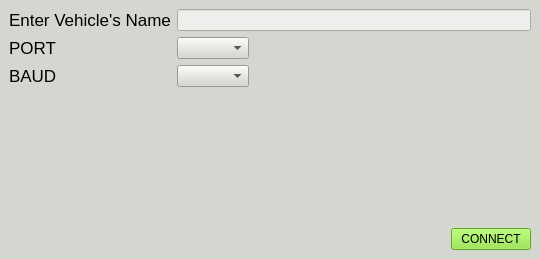
<?xml version="1.0" encoding="UTF-8"?>
<ui version="4.0">
 <class>MainWindow</class>
 <widget class="QMainWindow" name="MainWindow">
  <property name="geometry">
   <rect>
    <x>0</x>
    <y>0</y>
    <width>540</width>
    <height>259</height>
   </rect>
  </property>
  <property name="maximumSize">
   <size>
    <width>540</width>
    <height>260</height>
   </size>
  </property>
  <property name="windowTitle">
   <string>MainWindow</string>
  </property>
  <property name="styleSheet">
   <string notr="true">background-color: rgb(211, 215, 207);
color: rgb(0, 0, 0);</string>
  </property>
  <widget class="QWidget" name="centralwidget">
   <property name="minimumSize">
    <size>
     <width>340</width>
     <height>190</height>
    </size>
   </property>
   <property name="maximumSize">
    <size>
     <width>540</width>
     <height>260</height>
    </size>
   </property>
   <layout class="QVBoxLayout" name="verticalLayout">
    <item>
     <layout class="QFormLayout" name="formLayout">
      <property name="fieldGrowthPolicy">
       <enum>QFormLayout::ExpandingFieldsGrow</enum>
      </property>
      <property name="rowWrapPolicy">
       <enum>QFormLayout::WrapLongRows</enum>
      </property>
      <item row="0" column="0">
       <widget class="QLabel" name="label_nameinput">
        <property name="font">
         <font>
          <pointsize>13</pointsize>
         </font>
        </property>
        <property name="text">
         <string>Enter Vehicle's Name</string>
        </property>
       </widget>
      </item>
      <item row="0" column="1">
       <widget class="QLineEdit" name="lineEdit_nameinput">
        <property name="styleSheet">
         <string notr="true">background-color: rgb(238, 238, 236);</string>
        </property>
        <property name="text">
         <string/>
        </property>
       </widget>
      </item>
      <item row="1" column="0">
       <widget class="QLabel" name="label_port">
        <property name="font">
         <font>
          <pointsize>13</pointsize>
         </font>
        </property>
        <property name="text">
         <string>PORT</string>
        </property>
       </widget>
      </item>
      <item row="1" column="1">
       <widget class="QComboBox" name="comboBox_port"/>
      </item>
      <item row="2" column="0">
       <widget class="QLabel" name="label_baud">
        <property name="font">
         <font>
          <pointsize>13</pointsize>
         </font>
        </property>
        <property name="text">
         <string>BAUD</string>
        </property>
       </widget>
      </item>
      <item row="2" column="1">
       <widget class="QComboBox" name="comboBox_baud"/>
      </item>
     </layout>
    </item>
    <item>
     <layout class="QHBoxLayout" name="horizontalLayout">
      <item>
       <spacer name="horizontalSpacer">
        <property name="orientation">
         <enum>Qt::Horizontal</enum>
        </property>
        <property name="sizeHint" stdset="0">
         <size>
          <width>40</width>
          <height>20</height>
         </size>
        </property>
       </spacer>
      </item>
      <item>
       <widget class="QPushButton" name="pushButton_connect">
        <property name="styleSheet">
         <string notr="true">background-color: rgb(138, 226, 52);</string>
        </property>
        <property name="text">
         <string>CONNECT</string>
        </property>
       </widget>
      </item>
     </layout>
    </item>
   </layout>
  </widget>
 </widget>
 <resources/>
 <connections/>
</ui>
